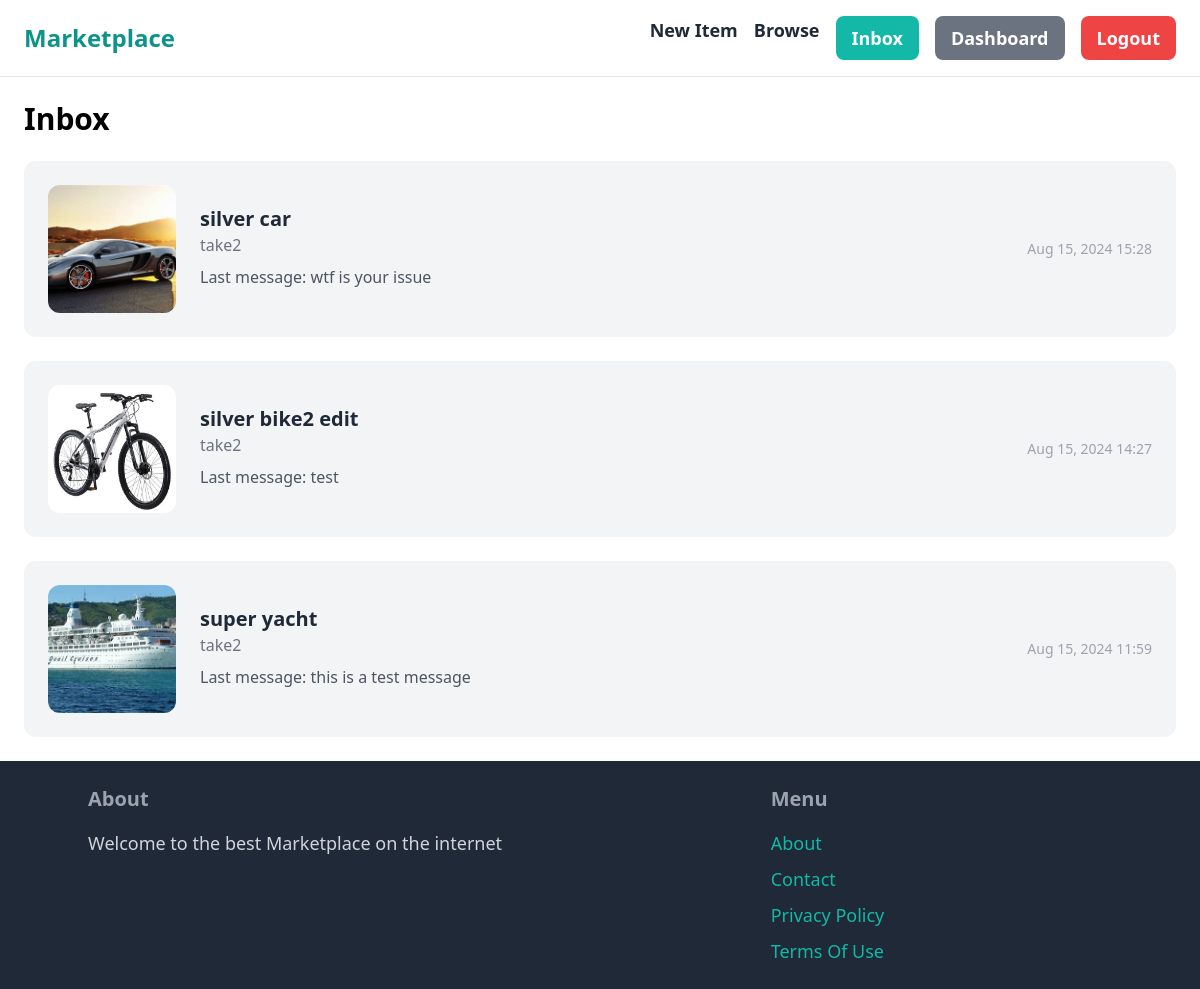
Page /inbox/ (signed in) on the earlier database version.
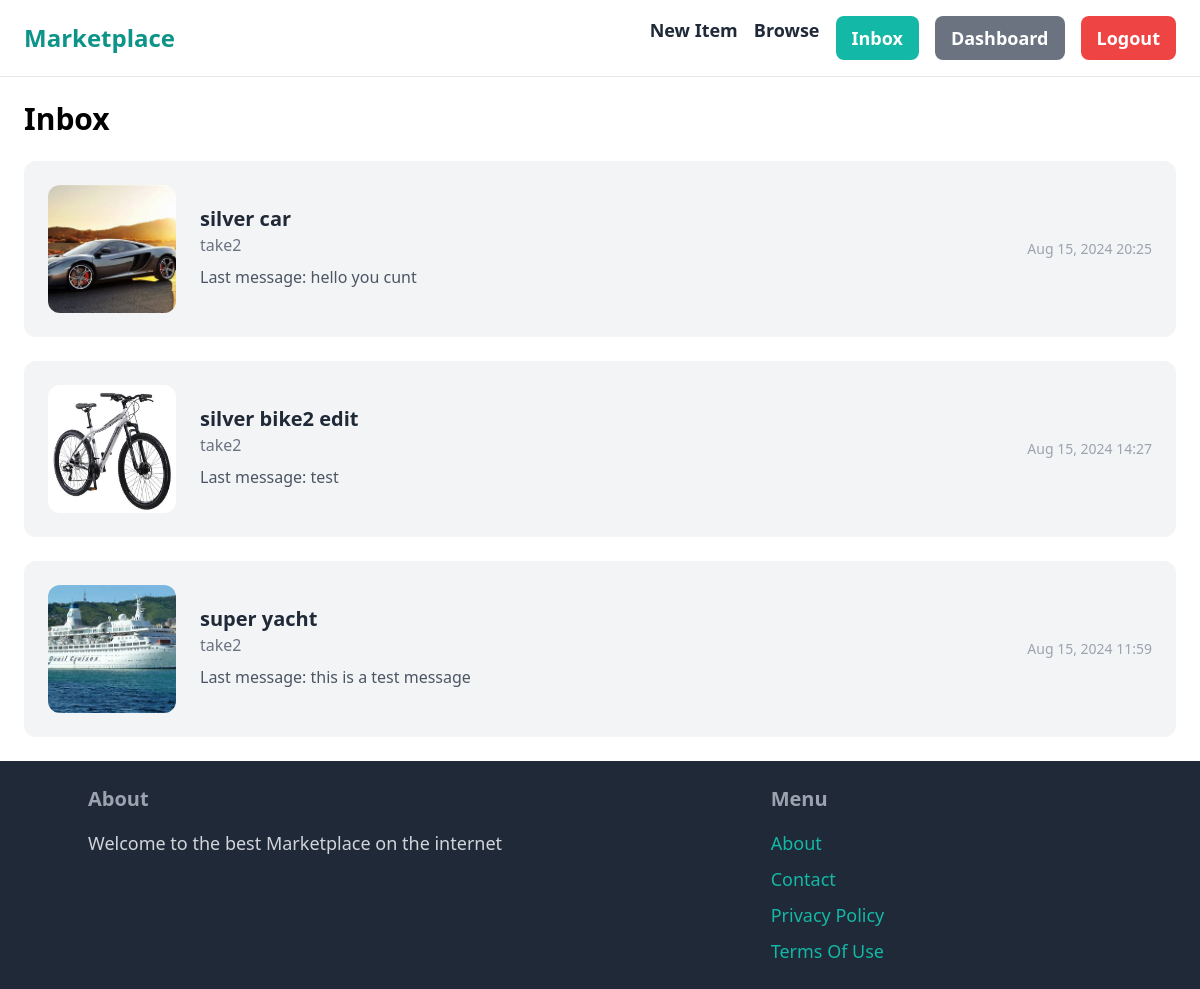
Same page on the later database version.
### conversation/models.py (models this page shows)
class Conversation(models.Model):
    item = models.ForeignKey(Item, related_name='conversations', on_delete=models.CASCADE)
    members = models.ManyToManyField(User, related_name='conversations')  # Fixed typo
    created_at = models.DateTimeField(auto_now_add=True)
    modified_at = models.DateTimeField(auto_now=True)
    class Meta:
        ordering = ('-modified_at',)

class ConversationMessage(models.Model):
    conversation = models.ForeignKey(Conversation, related_name='messages', on_delete=models.CASCADE)
    content = models.TextField()
    created_at = models.DateTimeField(auto_now_add=True)
    created_by = models.ForeignKey(User, related_name='created_messages', on_delete=models.CASCADE)

### item/models.py (models this page shows, shortened)
class Item(models.Model):
    name = models.CharField(max_length=255)
    description = models.TextField()
    price = models.FloatField(default=0.00)  # Ensure a default value is set
    image = models.ImageField(upload_to='items/')
    is_sold = models.BooleanField(default=False)
    created_at = models.DateTimeField(default=timezone.now)
    category = models.ForeignKey(Category, related_name='items', on_delete=models.CASCADE)
    created_by = models.ForeignKey(settings.AUTH_USER_MODEL, related_name='items', on_delete=models.CASCADE)
    available_dates = models.TextField(blank=True, null=True)
    daily_price = models.FloatField(default=0.00)

### conversation/views.py (the view)
# urls.py: path('', views.inbox, name='inbox'),
@login_required
def inbox(request):
    conversations = Conversation.objects.filter(members__in=[request.user.id])
    return render(request, 'conversation/inbox.html',{
        'conversations' : conversations
    })

### conversation/templates/conversation/inbox.html (shortened to what this page needs)
{% extends 'core/base.html' %}
{% block content %}
<h1 class="mb-6 text-3xl font-semibold">Inbox</h1>
<div class="space-y-6">
    {% for conversation in conversations %}
    <a href="{% url 'conversation:detail' conversation.id %}" class="block">
        <div class="p-6 flex items-center bg-gray-100 rounded-xl hover:bg-gray-200 transition duration-200">
            <div class="pr-6">
                <img src="{{ conversation.item.image.url }}" class="w-32 h-32 object-cover rounded-xl" alt="{{ conversation.item.name }}">
            </div>
            <div class="flex-1">
                <h2 class="text-xl font-semibold text-gray-800">{{ conversation.item.name }}</h2>
                <p class="text-gray-500 mb-2">
                    {% for member in conversation.members.all %}
                        {% if member != request.user %}
                            {{ member.username }}
                        {% endif %}
                    {% endfor %}
                </p>
                <p class="text-gray-600 mb-1">Last message: {{ conversation.messages.last.content|truncatechars:50 }}</p>
            </div>
            <div class="text-right">
                <p class="text-gray-400 text-sm">{{ conversation.modified_at|date:"M d, Y H:i" }}</p>
            </div>
        </div>
    </a>
    {% empty %}
    <p class="text-gray-600">No conversations yet. Start by contacting a seller or buyer.</p>
    {% endfor %}
</div>
{% endblock %}

### core/templates/core/base.html (shortened to what this page needs)
<!DOCTYPE html>
<html lang="en">
<head>
    <link href="https://cdn.jsdelivr.net/npm/fullcalendar@5.11.2/main.min.css" rel="stylesheet" />
    <script src="https://cdn.tailwindcss.com"></script>
</head>
<body>
    <nav class="py-4 px-6 flex justify-between items-center border-b border-gray-200">
        <a href="/" class="text-2xl font-semibold text-teal-600 hover:text-teal-800">Marketplace</a>
        <div class="flex space-x-4">
            <a href="{% url 'item:new' %}" class="text-lg font-semibold text-gray-800 hover:text-teal-500">New Item</a>
            <a href="{% url 'item:items' %}" class="text-lg font-semibold text-gray-800 hover:text-teal-500">Browse</a>
            {% if request.user.is_authenticated %}
            <a href="{% url 'conversation:inbox' %}" class="px-4 py-2 text-lg font-semibold bg-teal-500 text-white rounded-lg hover:bg-teal-600">Inbox</a>
            <a href="{% url 'dashboard:index' %}" class="px-4 py-2 text-lg font-semibold bg-gray-500 text-white rounded-lg hover:bg-gray-600">Dashboard</a>
            <a href="{% url 'core:logout' %}" class="px-4 py-2 text-lg font-semibold bg-red-500 text-white rounded-lg hover:bg-red-600">Logout</a>
            {% else %}
                <a href="{% url 'core:signup' %}" class="px-4 py-2 text-lg font-semibold bg-teal-500 text-white rounded-lg hover:bg-teal-600">Sign Up</a>
                <a href="{% url 'core:login' %}" class="px-4 py-2 text-lg font-semibold bg-gray-500 text-white rounded-lg hover:bg-gray-600">Login</a>
            {% endif %}
        </div>
    </nav>
    <div class="px-6 py-6">
        {% block content %}
        {% endblock %}
    </div>
    <footer class="py-6 px-6 bg-gray-800 text-gray-300">
        <div class="container mx-auto flex justify-between">
            <div class="w-2/3 pr-10">
                <h3 class="mb-4 text-xl font-semibold text-gray-400">About</h3>
                <p class="text-lg">Welcome to the best Marketplace on the internet</p>
            </div>
            <div class="w-1/3">
                <h3 class="mb-4 text-xl font-semibold text-gray-400">Menu</h3>
                <ul class="space-y-2">
                    <li><a href="#" class="text-lg text-teal-500 hover:text-teal-700">About</a></li>
                    <li><a href="{% url 'core:contact' %}" class="text-lg text-teal-500 hover:text-teal-700">Contact</a></li>
                    <li><a href="#" class="text-lg text-teal-500 hover:text-teal-700">Privacy Policy</a></li>
                    <li><a href="#" class="text-lg text-teal-500 hover:text-teal-700">Terms Of Use</a></li>
                </ul>
            </div>
        </div>
    </footer>
</body>
</html>

Differences in the rows shown:
changed Conversation "silver car": messages.last.content "wtf is your issue" → "hello you cunt"; modified_at "Aug 15, 2024 15:28" → "Aug 15, 2024 20:25"
